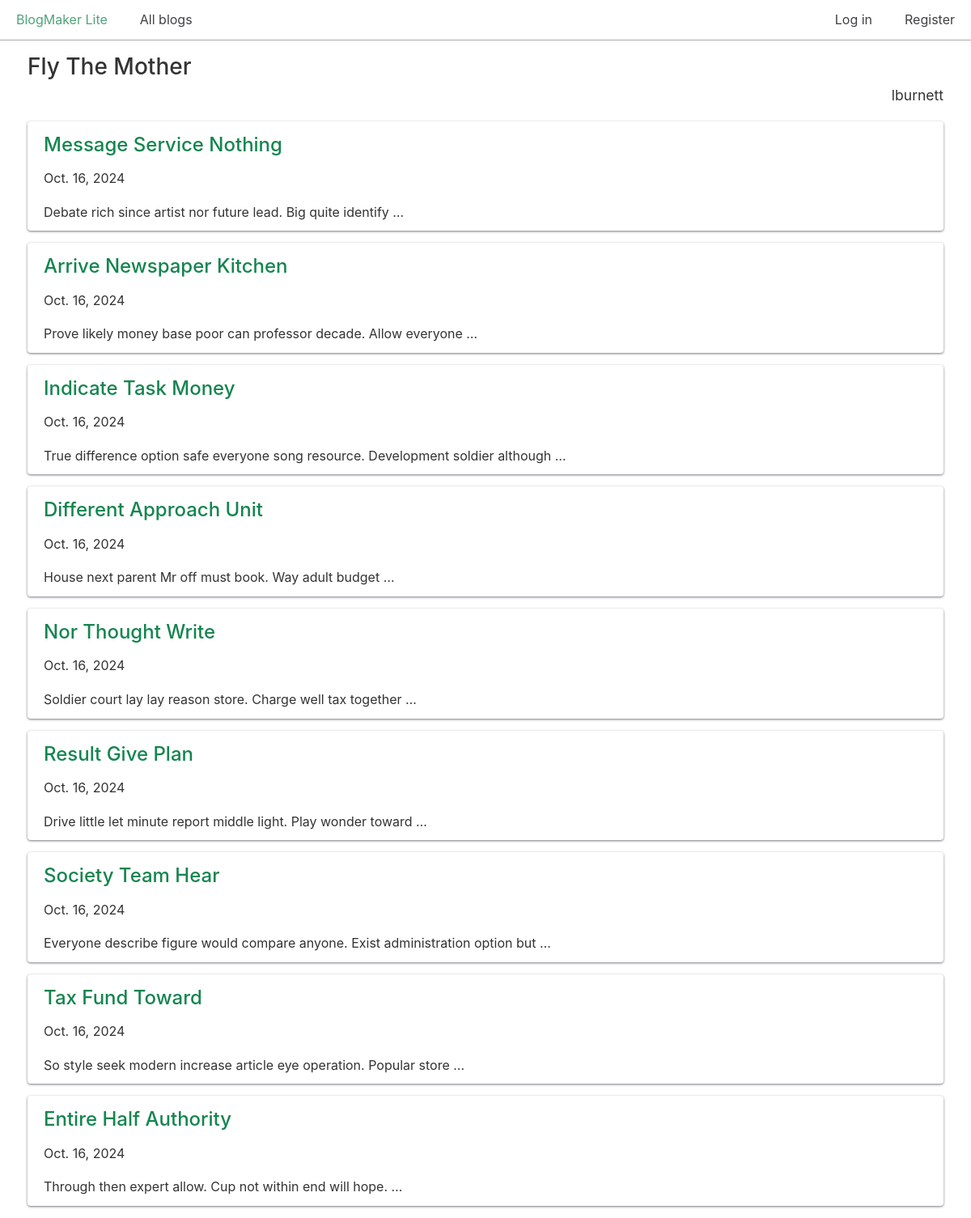
Screenshot of /blogs/4/ with the database file from the repository.
### blogs/models.py (models this page shows, shortened)
class Blog(models.Model):
    title = models.CharField(max_length=200)
    description = models.TextField()
    date_added = models.DateTimeField(auto_now_add=True)
    owner = models.ForeignKey(User, on_delete=models.CASCADE)

class BlogPost(models.Model):
    title = models.CharField(max_length=500)
    body = models.TextField()
    blog = models.ForeignKey(Blog, on_delete=models.CASCADE)
    date_added = models.DateTimeField(auto_now_add=True)

### blogs/views.py (the view)
# urls.py: path("blogs/<int:blog_id>/", views.blog, name="blog"),
def blog(request, blog_id):
    blog = Blog.objects.get(id=blog_id)
    posts = blog.blogpost_set.all()
    context = {
        "blog": blog,
        "posts": posts,
    }
    return render(request, "blogs/blog.html", context)

### blogs/templates/blogs/blog.html (shortened to what this page needs)
{% extends "blogs/base.html" %}
{% block content %}
  <h2>{{ blog.title }}</h2>
  <p class="text-right blog-owner">{{ blog.owner.username }}</p>
  {% for post in posts %}
    <div class="card">
      <header>
        <h3><a href="{% url 'blogs:post' post.id %}">
          {{ post.title }}</a></h3>
      </header>
      <p>{{ post.date_added|date:"DATE_FORMAT"}}</p>
      <p>{{ post.body|truncatewords:10 }}</p>
    </div>
  {% empty %}
    <h3>No posts have been written yet.</h3>
  {% endfor %}
{% endblock content %}

### css/chota.css (style rules this page uses)
:root { --bg-color: #fff; --bg-secondary-color: #f3f3f6; --color-primary: #14854f; --color-lightGrey: #d2d6dd; --color-grey: #747681; --color-darkGrey: #3f4144; --color-error: #d43939; --color-success: #28bd14; --grid-maxWidth: 120rem; --grid-gutter: 2rem; --font-size: 1.6rem; --font-color: #333; --font-family-sans: -apple-system, "BlinkMacSystemFont", "Avenir", "Avenir Next", "Segoe UI", "Roboto", "Oxygen", "Ubuntu", "Cantarell", "Fira Sans", "Droid Sans", "Helvetica Neue", sans-serif; --font-family-mono: monaco, "Consolas", "Lucida Console", monospace; }
html { -webkit-box-sizing: border-box; box-sizing: border-box; font-size: 62.5%; line-height: 1.15; -webkit-text-size-adjust: 100%; -moz-text-size-adjust: 100%; -ms-text-size-adjust: 100%; text-size-adjust: 100%; }
*, *::before, *::after { -webkit-box-sizing: inherit; box-sizing: inherit; }
body { background-color: var(--bg-color); line-height: 1.6; font-size: var(--font-size); color: var(--font-color); font-family: "Segoe UI", "Helvetica Neue", sans-serif; font-family: var(--font-family-sans); margin: 0; padding: 0; }
h1, h2, h3, h4, h5, h6 { font-weight: 500; margin: 0.35em 0 0.7em; }
h2 { font-size: 1.75em; }
h3 { font-size: 1.5em; }
a { color: var(--color-primary); text-decoration: none; }
p { margin-top: 0; }
::placeholder { color: #bdbfc4; }
.card { padding: 1rem 2rem; border-radius: 4px; background: var(--bg-color); -webkit-box-shadow: 0 1px 3px var(--color-grey); box-shadow: 0 1px 3px var(--color-grey); }
.card p:last-child { margin: 0; }
.card header > * { margin-top: 0; margin-bottom: 1rem; }
.text-right { text-align: right; }

### css/custom.css (style rules this page uses)
.card { margin-bottom: 15px; }
p.blog-owner { font-size: 1.75rem; margin-top: -20px; }

### rows the page displays
Blog: title "Fly The Mother", owner.username "lburnett"
BlogPost: title "Message Service Nothing", date_added "Oct. 16, 2024", body "Debate rich since artist nor future lead. Big quite identify …"
BlogPost: title "Arrive Newspaper Kitchen", date_added "Oct. 16, 2024", body "Prove likely money base poor can professor decade. Allow everyone …"
BlogPost: title "Indicate Task Money", date_added "Oct. 16, 2024", body "True difference option safe everyone song resource. Development soldier although …"
BlogPost: title "Different Approach Unit", date_added "Oct. 16, 2024", body "House next parent Mr off must book. Way adult budget …"
BlogPost: title "Nor Thought Write", date_added "Oct. 16, 2024", body "Soldier court lay lay reason store. Charge well tax together …"
BlogPost: title "Result Give Plan", date_added "Oct. 16, 2024", body "Drive little let minute report middle light. Play wonder toward …"
BlogPost: title "Society Team Hear", date_added "Oct. 16, 2024", body "Everyone describe figure would compare anyone. Exist administration option but …"
BlogPost: title "Tax Fund Toward", date_added "Oct. 16, 2024", body "So style seek modern increase article eye operation. Popular store …"
BlogPost: title "Entire Half Authority", date_added "Oct. 16, 2024", body "Through then expert allow. Cup not within end will hope. …"
